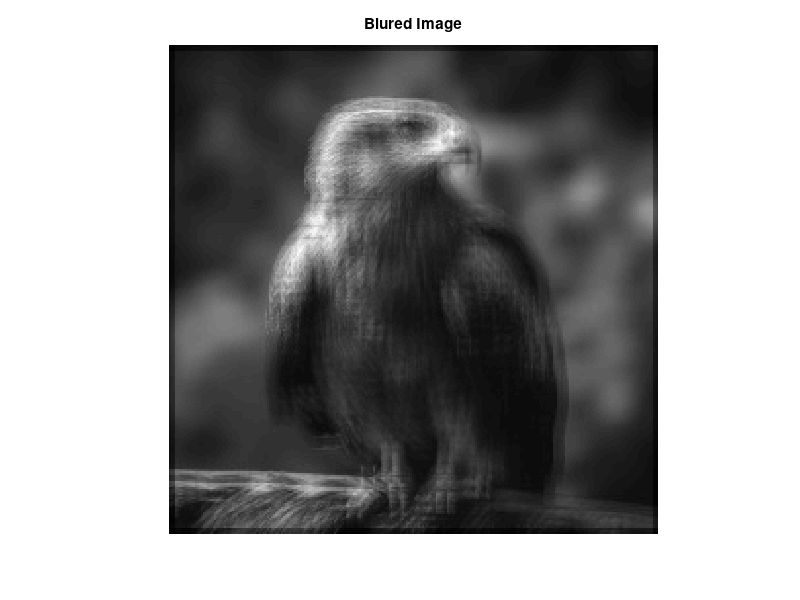

Recreate this plot in MATLAB.
close all;
clear; clc;

%% Load Default Img Data
load('blur_data/B.mat');
B=double(B);

% Show Image
figure
im_l=min(min(B));
im_u=max(max(B));
imshow(B,[im_l,im_u])
title('Blured Image')

% Vectorize the image (row by row)
b=B';
b=b(:);



%% Validate Test values
load('test_data/A_test.mat');
load('test_data/x_test_exact.mat');
load('test_data/b_test.mat');

%res=||x^*-A^{-1}b||
res=x_test_exact-inv(A_test)*b_test
norm(res)
%(Now do it with your CG and Matlab's PCG routine!!!)
